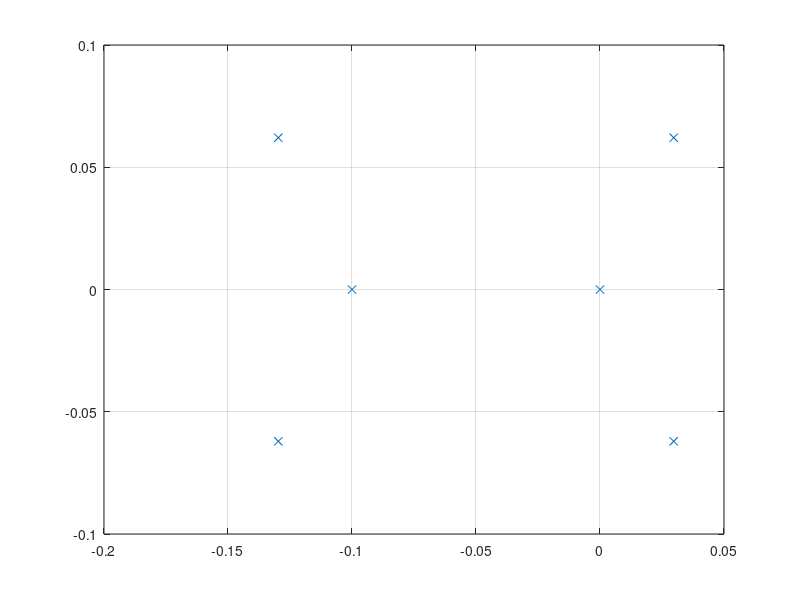

This figure's MATLAB source:
k=0.1;
ga=0.001;
g=10;
K=diag([k k k]);
Ga=diag([ga ga ga]);
G=[0 1 g;1 0 1;-g 1 0];
A=[-K G;Ga zeros(3)];


sys=ss(A,zeros(6),eye(6),0);
plot(pole(sys),'x');
grid on;

MC=ctrb(sys); 
fprintf('Rank of MC is %d\n',rank(MC))